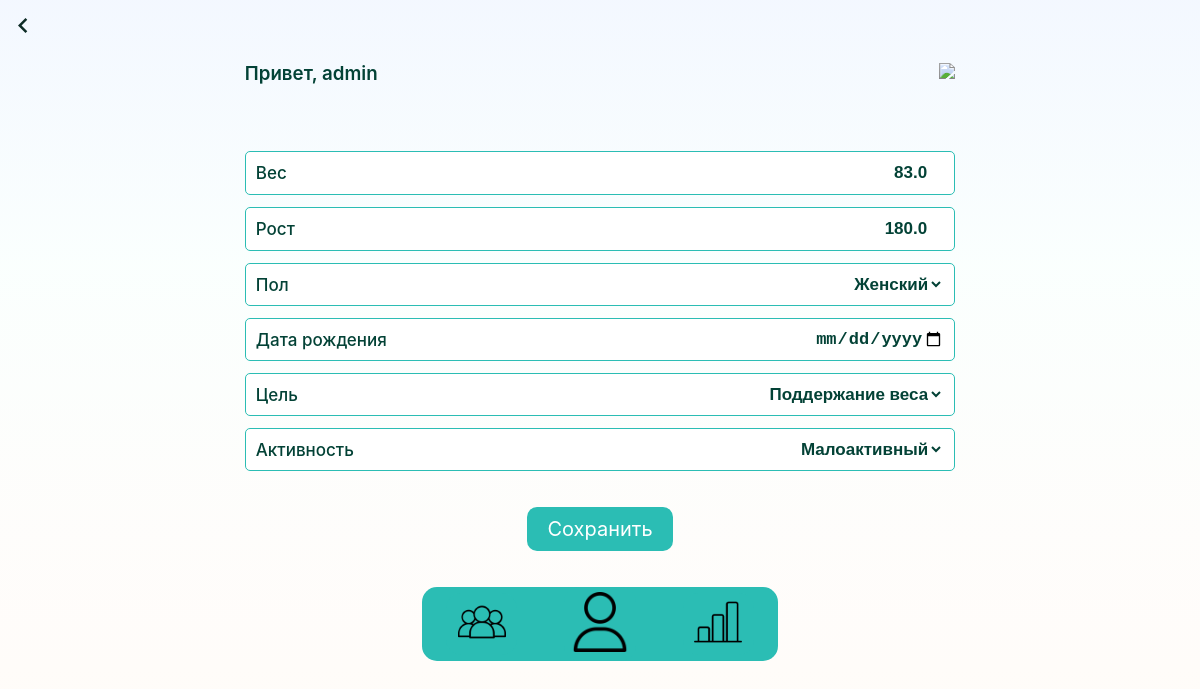
Page /edit_person_info/ (signed in) on the earlier database version.
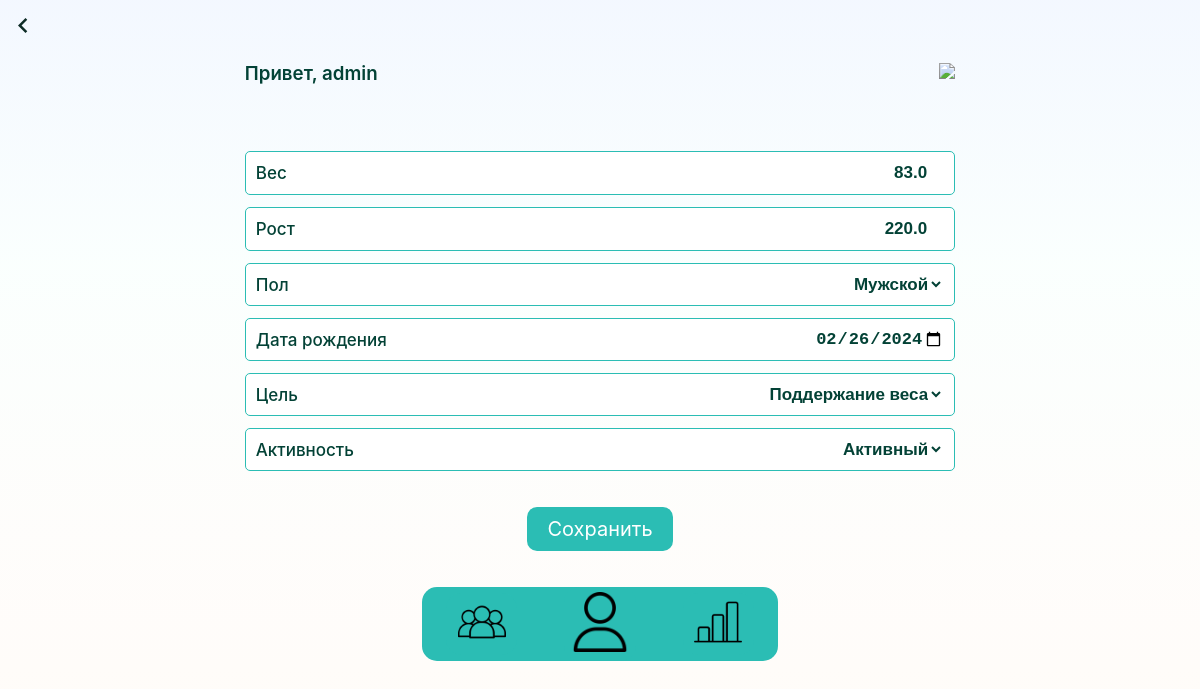
Same page on the later database version.
### webflut/models.py (models this page shows, shortened)
class Personal_Inform(models.Model):
    user = models.ForeignKey(User, on_delete=models.CASCADE)  # Add this line
    first_name = models.CharField(max_length=10)
    last_name = models.CharField(max_length=10)
    SEX_CHOICES = [
        ('M', 'Мужской'),
        ('F', 'Женский'),
        ('', ''),
    ]
    sex = models.CharField(max_length=1, choices=SEX_CHOICES, default='')
    date_of_birth = models.DateField(default='1990-01-01')
    weight = models.FloatField(default=0)
    height = models.FloatField(default=0)
    GOAL_CHOICES = [
        ('L', 'Снижение веса'),
        ('M', 'Набор веса'),
        ('F', 'Поддержание веса'),
    ]
    goals = models.CharField(max_length=1, choices=GOAL_CHOICES, default='L')
    ACTIVE_CHOICES = [
        ('L', 'Малоактивный'),
        ('M', 'Активный'),
    ]
    active = models.CharField(max_length=1, choices=ACTIVE_CHOICES, default='L')
    class Meta:
        verbose_name = 'Личная Информация'
        verbose_name_plural = 'Личная Информация'

### webflut/views.py (the view)
# urls.py: path('edit_person_info/', views.edit_person_info, name='edit_person_info'),
def edit_person_info(request):
    personal_info = Personal_Inform.objects.get(user=request.user)
    if request.method == 'POST':
        form = PersonalInformForm(request.POST, instance=personal_info)
        if form.is_valid():
            form.save()
            return redirect('edit_person_info')  # Redirect to the successful registration page
    else:
        form = PersonalInformForm(instance=personal_info)
    return render(request, 'edit_person_info.html', {'form': form, 'personal_info': personal_info})

### webflut/forms.py (shortened to what this page needs)
class PersonalInformForm(forms.ModelForm):
    class Meta:
        model = Personal_Inform
        fields = ['weight', 'height', 'sex', 'date_of_birth', 'goals', 'active', ]
        widgets = {
            'date_of_birth': forms.DateInput(attrs={'type': 'date', 'min': '1924-01-01'})
        }

### webflut/templates/edit_person_info.html (shortened to what this page needs)
{% load static %}
{% load pwa %}
<!DOCTYPE html>
<html lang="en">
<head>
    <link href="{% static 'css/Profile Page/pers_info.css' %}" rel="stylesheet" />
</head>
<body>
<a href="{% url 'calories_and_bjy' %}" class="prev">
    <img src="{% static 'accets/prev-arrow.svg' %}" id="prev-logo" />
</a>
    <header>
    <h3>Привет, {{ request.user.username }}</h3>
    <a href="{% url 'logout' %}">
        <img src="{% static 'accets/logout.svg' %}" id="logoutImg"/>
    </a>
    </header>
    <form method="post" style="margin-top: 10px;">
        {% for field in form %}
        <div class="common-class">
            {% if field.name == 'weight' %}
            <text>Вес</text>
            {% elif field.name == 'height' %}
            <text>Рост</text>
            {% elif field.name == 'sex' %}
            <text>Пол</text>
            {% elif field.name == 'date_of_birth' %}
            <text>Дата рождения</text>
            {% elif field.name == 'goals' %}
            <text>Цель</text>
            {% elif field.name == 'active' %}
            <text>Активность</text>
            {% endif %}
            {{ field }}
        </div>
        {% endfor %}
        <button type="submit" class="general-button ">Сохранить</button>
    </form>
    {% block content %}
    {% include 'footer.html' %}
    {% endblock %}

Differences in the rows shown:
changed Personal_Inform "Поддержание веса": height "180.0" → "220.0"; sex "Женский" → "Мужской"; date_of_birth (not shown) → "02/26/2024"; active "Малоактивный" → "Активный"
